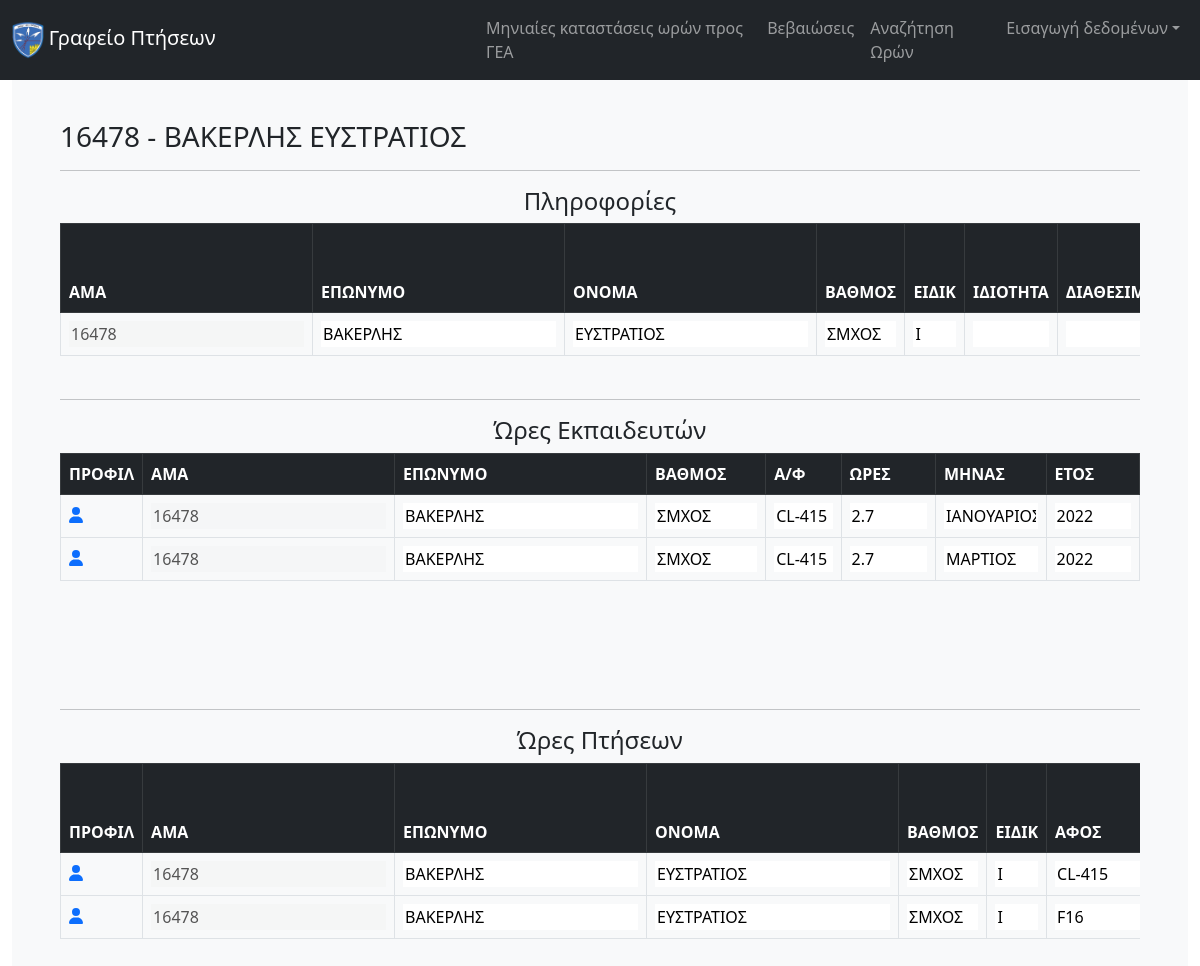
The app's page /profile/16478/, older data.
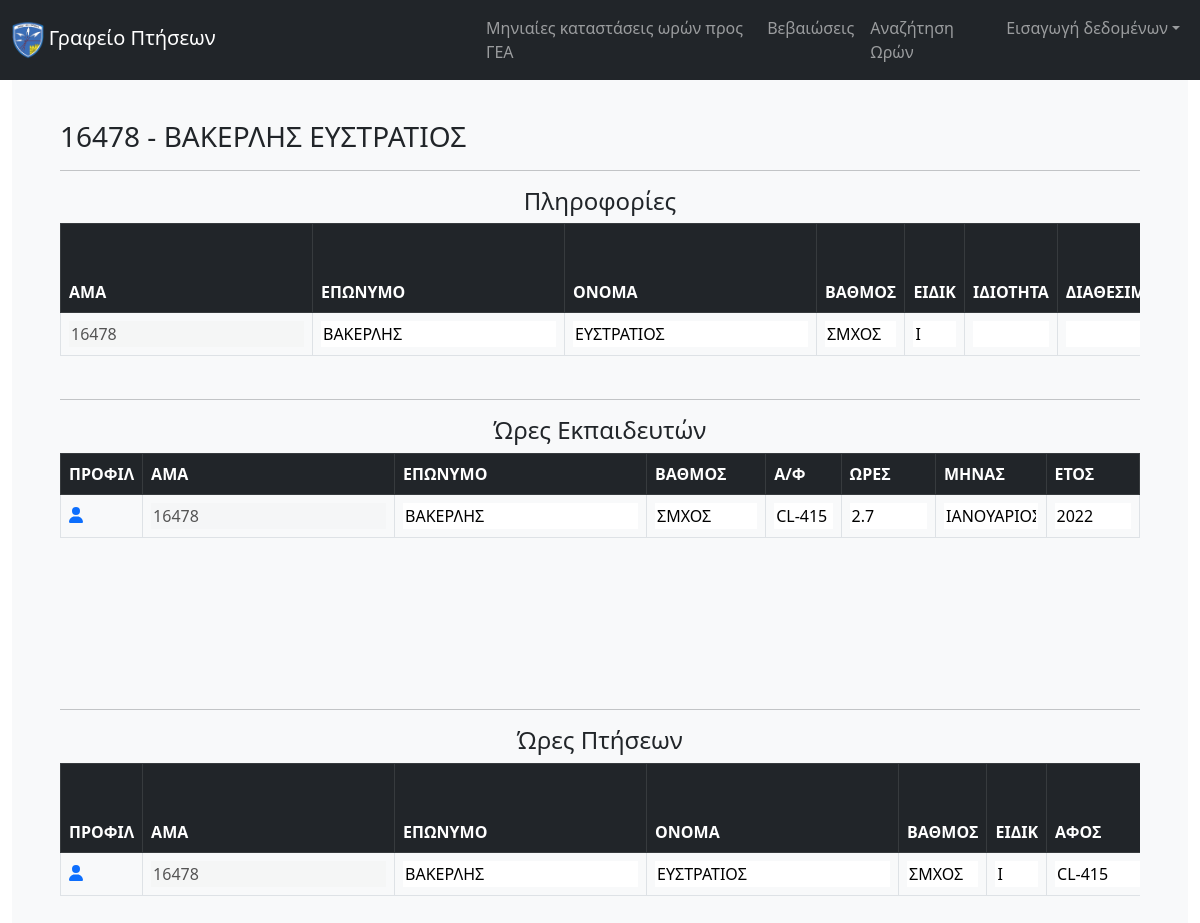
The same page, newer data.
### core/models.py (models this page shows, shortened)
class Airman(models.Model):
    asma = models.BigIntegerField(primary_key=True)
    firstname = models.CharField(max_length=200,default="",blank=True,null=True)
    lastname = models.CharField(max_length=200,default="",blank=True,null=True)
    rank = models.CharField(max_length=200,default="",blank=True,null=True)
    eidikotita = models.CharField(max_length=200,default="",blank=True,null=True)
    idiotita = models.CharField(max_length=200,default="",blank=True,null=True)
    availability = models.CharField(max_length=200,default="",blank=True,null=True)
    topothetisi = models.CharField(max_length=200,default="",blank=True,null=True)
    katigoria_dikaioumeni = models.CharField(max_length=200,default="",blank=True,null=True)
    katigoria_katoxiromeni = models.CharField(max_length=200,default="",blank=True,null=True)
    monada_ekdosis_ptitikou = models.CharField(max_length=200,default="",blank=True,null=True)
    geniko_synolo_oron = models.FloatField(blank=True,null=True,default=0)
    def __str__(self):
        return (str(self.asma) + " - " + str(self.lastname) + " " + str(self.firstname))

class TrainHours(models.Model):
    airman = models.ForeignKey(Airman,on_delete=models.CASCADE)
    plane = models.CharField(max_length=200,default="",blank=True,null=True)
    hours = models.FloatField(blank=True,null=True,default=0)
    month = models.CharField(max_length=200,default="",blank=True,null=True)
    year = models.CharField(max_length=200,default="",blank=True,null=True)

class FlightHours(models.Model):
    airman = models.ForeignKey(Airman,on_delete=models.CASCADE)
    plane = models.CharField(max_length=200,default="",blank=True,null=True)
    capthours = models.FloatField(blank=True,null=True,default=0)
    cocapthours = models.FloatField(blank=True,null=True,default=0)
    ifrhours = models.FloatField(blank=True,null=True,default=0)
    nighthours = models.FloatField(blank=True,null=True,default=0)
    nauthours = models.FloatField(blank=True,null=True,default=0)
    crewhours = models.FloatField(blank=True,null=True,default=0)
    category = models.CharField(max_length=200,default="",blank=True,null=True)
    unit = models.CharField(max_length=200,default="",blank=True,null=True)
    month = models.CharField(max_length=200,default="",blank=True,null=True)
    year = models.CharField(max_length=200,default="",blank=True,null=True)

### core/views.py (the view)
# urls.py: path('profile/<slug:asma>/',views.profile,name="profile"),
def profile(request,asma):
    try:
        airman = Airman.objects.get(asma=asma)
        flight_hours = FlightHours.objects.filter(airman=airman)
        train_hours = TrainHours.objects.filter(airman=airman)
    except:
        return redirect('/')
    try:
        trainer = AirmanTrainer.objects.get(airman=airman)
    except:
        trainer = None
    context = {
        'pilot':airman,
        'trainer':trainer,
        'flight_hours':flight_hours,
        'train_hours':train_hours
    }
    return render(request,'core/airman_profile.html',context)

### core/templates/core/airman_profile.html (shortened to what this page needs)
{% extends 'core/core.html' %}
{%load static%}
{% block content%}
<h3> {{pilot}} </h3>
<hr>
<h4 style="text-align:center"> Πληροφορίες </h4>
<div id="profileTable" profiletable-url="{% url 'changeTableData' %}">
<div class="tableFixHeadTiny">
  <table class="table table-hover table-bordered">
    <thead class="table-dark" style="position: sticky;top: 0">
      <tr>
        <th scope="col">ΑΜΑ</th>
        <th scope="col">ΕΠΩΝΥΜΟ</th>
        <th scope="col">ΟΝΟΜΑ</th>
        <th scope="col">ΒΑΘΜΟΣ</th>
        <th scope="col">ΕΙΔΙΚ</th>
        <th scope="col">ΙΔΙΟΤΗΤΑ</th>
        <th scope="col">ΔΙΑΘΕΣΙΜΟΤΗΤΑ</th>
      </tr>
    </thead>
    <tbody >
        <tr>
          <td><input type="text" id="{{ pilot.asma }}_asma" name="{{ pilot.asma }}_asma" value={{pilot.asma}} disabled></td>
          <td><input type="text" id="{{ pilot.asma }}_lastname" name="{{ pilot.asma }}_lastname" value={{pilot.lastname}}></td>
          <td><input type="text" id="{{ pilot.asma }}_name" name="{{ pilot.asma }}_name" value={{pilot.firstname}}></td>
          <td><input style="width:100%" type="text" id="{{ pilot.asma }}_rank" name="{{ pilot.asma }}_rank" value={{pilot.rank}}></td>
          <td><input style="width:100%" type="text" id="{{ pilot.asma }}_eidikotita" name="{{ pilot.asma }}_eidikotita" value={{pilot.eidikotita}}></td>
          <td><input style="width:100%" type="text" id="{{ pilot.asma }}_idiotita" name="{{ pilot.asma }}_idiotita" value={{pilot.idiotita}}></td>
          <td><input style="width:100%" type="text" id="{{ pilot.asma }}_diathesimotita" name="{{ pilot.asma }}_diathesimotita" value={{pilot.availability}}></td>
        </tr>
    </tbody>
  </table>
</div>
<hr>
<h4 style="text-align:center"> Ώρες Εκπαιδευτών </h4>
{% if train_hours %}
<div class="tableFixHeadSmall">
  <table class="table table-hover table-bordered">
    <thead class="table-dark" style="position: sticky;top: 0">
      <tr>
        <th scope="col">ΠΡΟΦΙΛ</th>
        <th scope="col">ΑΜΑ</th>
        <th scope="col">ΕΠΩΝΥΜΟ</th>
        <th scope="col">ΒΑΘΜΟΣ</th>
        <th scope="col">Α/Φ</th>
        <th scope="col">ΩΡΕΣ</th>
        <th scope="col">ΜΗΝΑΣ</th>
        <th scope="col">ΕΤΟΣ</th>
      </tr>
    </thead>
    <tbody >
      {% for trainer in train_hours%}
        <tr>
          <td><a href={% url 'profile' trainer.airman.asma %}><i class="fa-solid fa-user"></i></a></td>
          <td><input type="text" id="{{ trainer.airman.asma }}_asma" name="{{ trainer.airman.asma }}" value={{trainer.airman.asma}} disabled></td>
          <td><input type="text" id="{{ trainer.airman.asma }}_lastname" name="{{ trainer.airman.lastname }}" value={{trainer.airman.lastname}}></td>
          <td><input style="width:100%" type="text" id="{{ trainer.airman.asma }}_rank" name="{{ trainer.airman.rank }}" value={{trainer.airman.rank}}></td>
          <td><input style="width:100%"type="text" id="{{ trainer.airman.asma }}_plane" name="{{ trainer.plane }}" value={{trainer.plane}}></td>
          <td><input style="width:100%" type="text" id="{{ trainer.airman.asma }}_hours" name="{{ trainer.hours }}" value={{trainer.hours}}></td>
          <td><input style="width:100%" type="text" id="{{ trainer.airman.asma }}_month" name="{{ trainer.month }}" value={{trainer.month}}></td>
          <td><input style="width:100%" type="text" id="{{ trainer.airman.asma }}_year" name="{{ trainer.year }}" value={{trainer.year}}></td>
        </tr>
      {% endfor %}
    </tbody>
  </table>
</div>
{% else %}
<div class="alert alert-secondary" role="alert">
  Δεν υπάρχουν ώρες εκπαιδευτών.
</div>
{% endif %}
<hr>
<h4 style="text-align:center"> Ώρες Πτήσεων </h4>
{% if flight_hours %}
<div class="tableFixHeadSmall">
  <table class="table table-hover table-bordered">
    <thead class="table-dark" style="position: sticky;top: 0">
      <tr>
        <th scope="col">ΠΡΟΦΙΛ</th>
        <th scope="col">ΑΜΑ</th>
        <th scope="col">ΕΠΩΝΥΜΟ</th>
        <th scope="col">ΟΝΟΜΑ</th>
        <th scope="col">ΒΑΘΜΟΣ</th>
        <th scope="col">ΕΙΔΙΚ</th>
        <th scope="col">ΑΦΟΣ</th>
      </tr>
    </thead>
    <tbody >
      {% for pilot in flight_hours%}
        <tr>
          <td><a href={% url 'profile' pilot.airman.asma %}><i class="fa-solid fa-user"></i></a></td>
          <td><input type="text" id="{{ pilot.airman.asma }}_asma" name="{{ pilot.airman.asma }}" value={{pilot.airman.asma}} disabled></td>
          <td><input type="text" id="{{ pilot.airman.asma }}_lastname" name="{{ pilot.airman.lastname }}" value={{pilot.airman.lastname}}></td>
          <td><input type="text" id="{{ pilot.airman.asma }}_name" name="{{ pilot.airman.firstname }}" value={{pilot.airman.firstname}}></td>
          <td><input style="width:100%" type="text" id="{{ pilot.airman.asma }}_rank" name="{{ pilot.airman.rank }}" value={{pilot.airman.rank}}></td>
          <td><input style="width:100%" type="text" id="{{ pilot.airman.asma }}_spec" name="{{ pilot.airman.eidikotita }}" value={{pilot.airman.eidikotita}}></td>
          <td><input type="text" id="{{ pilot.airman.asma }}_plane" name="{{ pilot.plane }}" value={{pilot.plane}}></td>
        </tr>
      {% endfor %}
    </tbody>
  </table>
</div>
</div>
{% else %}
<div class="alert alert-secondary" role="alert">
  Δεν υπάρχουν ώρες πτήσεων.
</div>
{% endif %}
{% endblock content%}

### core/templates/core/core.html (shortened to what this page needs)
{% load static %}
<!doctype html>
<html lang="en">
  <head>
    <link href="{% static '/css/bootstrap.min.css' %}" rel="stylesheet">
    <link href="{% static '/css/navbar-top-fixed.css' %}" rel="stylesheet">
  </head>
<body>
<nav class="navbar navbar-expand-md navbar-dark fixed-top bg-dark">
    <div class="container-fluid">
        <a class="navbar-brand" href={% url 'index' %}> <img src="{% static '/images/113-logo.png' %}"  width="7%" height="7%">
        Γραφείο Πτήσεων</a>
        <div class="collapse navbar-collapse" id="navbarCollapse">
        {% block selected_tab%}
        <ul class="navbar-nav me-auto mb-2 mb-md-0">
          <li class="nav-item">
            <a class="nav-link" aria-current="page" href={% url 'upload_file' %}>Μηνιαίες καταστάσεις ωρών προς ΓΕΑ</a>
          </li>
          <li class="nav-item">
            <a class="nav-link" aria-current="page" href={% url 'vevaioseis' %}>Βεβαιώσεις</a>
          </li>
          <li class="nav-item dropdown">
            <a class="nav-link" aria-current="page" href={% url 'search_range' %}>Αναζήτηση Ωρών</a>
          </li>
            <li class="nav-item dropdown">
              <a class="nav-link dropdown-toggle" href="#" id="navbarDarkDropdownMenuLink" role="button" data-bs-toggle="dropdown" aria-expanded="false">Εισαγωγή δεδομένων</a>
            </li>
        </ul>
        {%endblock selected_tab%}
        </div>
    </div>
    </nav>
    <main class="container-fluid">
      {% block indexpage%}
        <div class="bg-light p-5 rounded">
      {% block content %}
			{% endblock %}
        </div>
      {% endblock%}
    </main>
</body>
</html>

### static/css/navbar-top-fixed.css (style rules this page uses)
body { padding-top: 4.5rem; }
.tableFixHeadSmall { overflow: auto; height: 30vh; }
.tableFixHeadTiny { overflow: auto; height: 20vh; }
.tableFixHeadSmall thead th { position: sticky; top: 0; z-index: 1; }
.tableFixHeadTiny thead th { position: sticky; top: 0; z-index: 1; }
input { border-width:0px; border:none; }

Row changes from the older to the newer data that the page shows:
removed TrainHours: airman.asma "16478", airman.lastname "ΒΑΚΕΡΛΗΣ", airman.rank "ΣΜΧΟΣ", plane "CL-415", hours "2.7", month "ΜΑΡΤΙΟΣ", year "2022"
removed FlightHours: airman.asma "16478", airman.lastname "ΒΑΚΕΡΛΗΣ", airman.firstname "ΕΥΣΤΡΑΤΙΟΣ", airman.rank "ΣΜΧΟΣ", airman.eidikotita "Ι", plane "F16"
